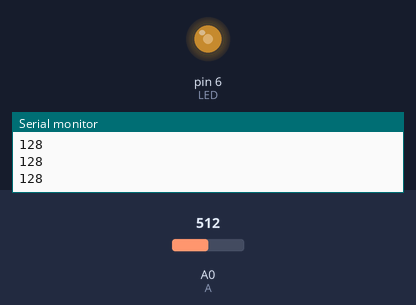
The sketch below on a simulated Arduino Uno, built with avr-gcc and run on an emulated ATmega328P. On the bench: output pins drawn as LEDs (lit = HIGH), the last lines printed to the serial monitor. The inputs (shaded band) are chosen by the test bench; at power-on: A0 (A) = 512.

Above: at 1.2 s.
1.3 s: A0 (A) set to 716
At 2.0 s:
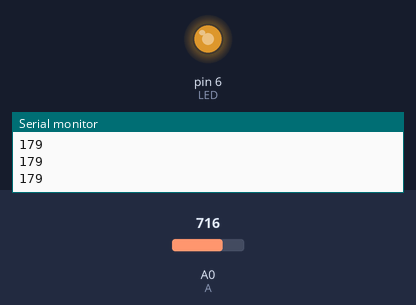
2.8 s: A0 (A) set to 900
At 3.3 s:
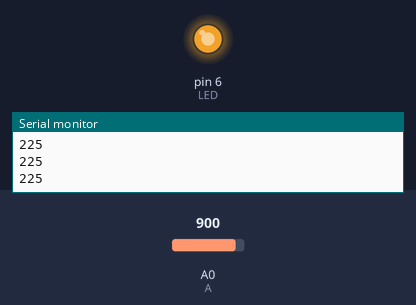
4.3 s: A0 (A) set to 122
At 4.6 s:
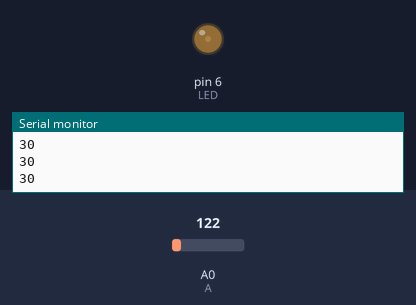
5.8 s: A0 (A) set to 0
At 7.1 s:
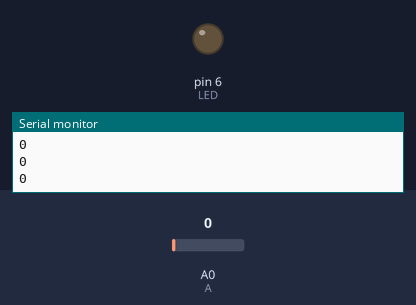
Timing chart, 0 to 8.3 s (numbered marks = the images above; inputs shaded):
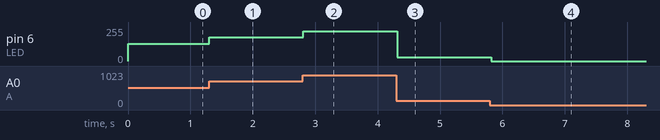

Measured:
- after the input at 1.3 s, pin 6 (LED): 128/255 → 179/255 at once
- after the input at 2.8 s, pin 6 (LED): 179/255 → 225/255 at once
- after the input at 4.3 s, pin 6 (LED): 225/255 → 30/255 at once
- after the input at 5.8 s, pin 6 (LED): 30/255 → 0/255 at once

The sketch:

CDs.ino
```cpp
#define D 3
#define A A0
#define LED 6 // analogWrite 함수가 동작하는 디지털 핀으로 설정
int Anout = 0;

void setup() {
  // put your setup code here, to run once:
  Serial.begin(9600); //시리얼 통신
  pinMode(D,INPUT); //조도 센서 DO. 본 코드에서는 사용안하므로 필요 없음
  pinMode(A,INPUT); //조도 센서 AO
  pinMode(LED,OUTPUT);
}

void loop() {
  // put your main code here, to run repeatedly:
  Anout = analogRead(A); //조도값 읽어오기. 0~1023 범위
  Serial.print(Anout / 4); //조도값을 확인하기 위해 시리얼 모니터에 출력
  Serial.println();
  analogWrite(LED, Anout / 4); //0~255사이의 값만 허용되므로 4로 나누어주면 범위가 맞음
  delay(100); //100ms 딜레이
}
```
